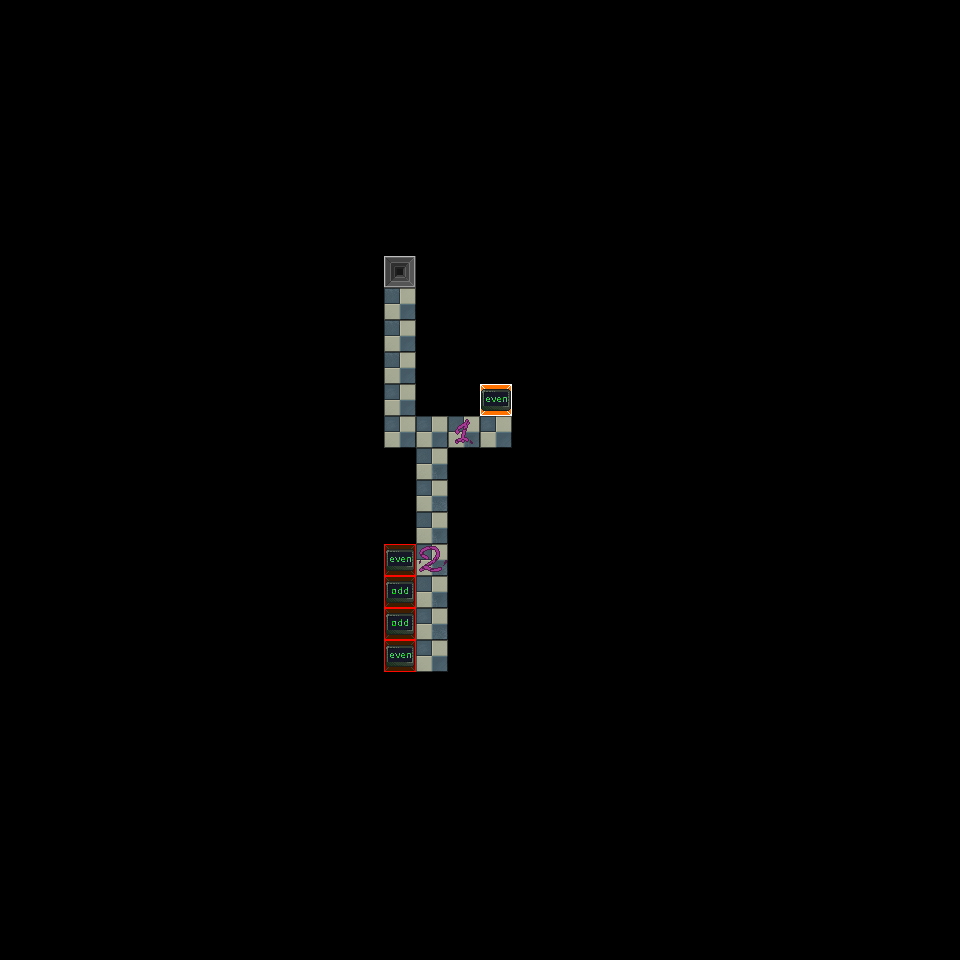

A 2D game scene composited from a Tiled map and its tileset images. What follows is a short description and the map's XML, with each tile layer's data collapsed to a summary:
An orthogonal 30x30 tile map with 32x32 px tiles, 4 tile layers (logic, triggers, graphics, hints), 3 tilesets.

<map version="1.8" tiledversion="1.9.2" orientation="orthogonal" renderorder="right-down" width="30" height="30" tilewidth="32" tileheight="32" infinite="0" nextlayerid="6" nextobjectid="1">
 <tileset firstgid="1" source="../tilesets/activator_tiles.tsx" />
 <tileset firstgid="3" source="../tilesets/logic_tiles.tsx" />
 <tileset firstgid="10" source="../tilesets/graphics_tiles.tsx" />
 <group id="2" name="level">
  <layer id="1" name="logic" width="30" height="30">
   <data>[900 cells, 21 non-empty, 4 distinct tile ids]</data>
  </layer>
  <layer id="3" name="triggers" width="30" height="30">
   <data>[900 cells, 4 non-empty, 2 distinct tile ids]</data>
  </layer>
 </group>
 <layer id="4" name="graphics" width="30" height="30">
  <data>[900 cells, 21 non-empty, 7 distinct tile ids]</data>
 </layer>
 <layer id="5" name="hints" width="30" height="30">
  <data>[900 cells, 2 non-empty, 2 distinct tile ids]</data>
 </layer>
</map>
